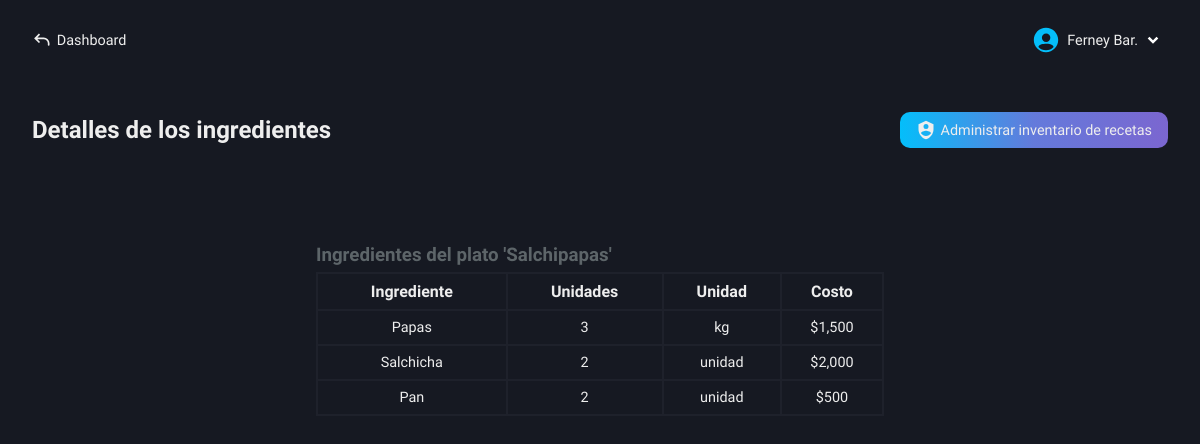
Screenshot of /roles/restaurant/inventory/functions/ingredients-details.php?id=1 (signed in) with the database file from the repository.
### tables this page shows
CREATE TABLE `users` (
  `id` int(11) NOT NULL AUTO_INCREMENT,
  `name` varchar(100) NOT NULL,
  `lastname` varchar(100) NOT NULL,
  `email` varchar(100) NOT NULL,
  `phone_number` varchar(100) NOT NULL,
  `pass` varchar(100) NOT NULL,
  `name_business` varchar(100) NOT NULL,
  `role` varchar(100) NOT NULL,
  PRIMARY KEY (`id`)
);

CREATE TABLE `recipes` (
  `id` int(11) NOT NULL AUTO_INCREMENT,
  `name_dish` varchar(100) NOT NULL,
  `sale_price` decimal(50,0) NOT NULL,
  `prepared_time` varchar(100) NOT NULL,
  PRIMARY KEY (`id`)
);

CREATE TABLE `ingredients_of_dish` (
  `id` int(11) NOT NULL AUTO_INCREMENT,
  `id_dish` int(11) NOT NULL,
  `name_ingredient` varchar(100) NOT NULL,
  `stock_taken` int(11) NOT NULL,
  `unit` varchar(100) NOT NULL,
  `cost` decimal(50,0) NOT NULL,
  PRIMARY KEY (`id`)
);

### roles/restaurant/inventory/functions/ingredients-details.php (the view, shortened to what this page needs)
<!DOCTYPE html>
<html lang="es">
<head>
    <link rel="stylesheet" href="../../../../css/restaurant/invoice-details.css">
    <?php
        include("../../../../conexion.php");
        if (isset($_SESSION['user_id'])) {
            $id_user = $_SESSION['user_id'];
        } else {
            header("Location: ../../../../index.php");
            exit();
        }
        if(isset($_GET['id'])){
            $id_dish = $_GET['id'];
        }
    ?>
</head>
<body>
    <main class="main">
        <nav class="nav-dash">
            <a href="../../../dashboard-restaurant.php" class="go-dash">
                <svg xmlns="http://www.w3.org/2000/svg" width="20" height="20" viewBox="0 0 24 24"><path fill="#eee" d="m4 10l-.707.707L2.586 10l.707-.707zm17 8a1 1 0 1 1-2 0zM8.293 15.707l-5-5l1.414-1.414l5 5zm-5-6.414l5-5l1.414 1.414l-5 5zM4 9h10v2H4zm17 7v2h-2v-2zm-7-7a7 7 0 0 1 7 7h-2a5 5 0 0 0-5-5z"/></svg>
                <p>Dashboard</p>
            </a>
            <div class="user-modal">
                <div class="username">
                    <img src="../../../../svg/people.svg" alt="">
                    <div class="name-down">
                        <?php
                            $queryData = "SELECT name, lastname FROM users WHERE id = $id_user";
                            $result = mysqli_query($conexion, $queryData);
                            $rowData = mysqli_fetch_assoc($result);
                            echo "<p class='name'>" . $rowData['name'] . ' ' . substr($rowData['lastname'], 0, 3) . ".</p>";
                        ?>
                        <img src="../../../../svg/down-arrow.svg" alt="">
                    </div>
                </div>
        </nav>
        <section class="sect-details" id="hidden-modal">
            <div class="view-details">
                <div class="tlt-button">
                    <h2 class="tlt-function">Detalles de los ingredientes</h2>
                    <a href="../recipe-inventory.php" class="btn-details bg-btn">
                        <svg xmlns="http://www.w3.org/2000/svg" width="20" height="20" viewBox="0 0 24 24"><path fill="#eee" d="M12 1L3 5v6c0 5.55 3.84 10.74 9 12c5.16-1.26 9-6.45 9-12V5Zm0 3.9a3 3 0 1 1-3 3a3 3 0 0 1 3-3m0 7.9c2 0 6 1.09 6 3.08a7.2 7.2 0 0 1-12 0c0-1.99 4-3.08 6-3.08"/></svg>
                        <p>Administrar inventario de recetas</p>
                    </a>
                </div>
                <div class="content-table">
                    <div class="tlt-info">
                        <?php
                            $queryDish = "SELECT name_dish FROM recipes WHERE id = $id_dish";
                            $resultDish = mysqli_query($conexion, $queryDish);
                            $rowDish = mysqli_fetch_array($resultDish);
                            echo "<h3>Ingredientes del plato '" . ucfirst($rowDish['name_dish']) . "'</h3>";
                        ?>
                    </div>
                    <table>
                        <tr>
                            <th>Ingrediente</th>
                            <th>Unidades</th>
                            <th>Unidad</th>
                            <th>Costo</th>
                        </tr>
                        <?php
                            $queryDetails = "SELECT * FROM ingredients_of_dish WHERE id_dish = $id_dish";
                            $resultDetails = mysqli_query($conexion, $queryDetails);
                            if($resultDetails -> num_rows > 0) {
                                while ($row = mysqli_fetch_assoc($resultDetails)){
                                    echo "<tr>
                                            <td>" . ucfirst($row['name_ingredient']) . "</td>
                                            <td>" . $row['stock_taken'] . "</td>
                                            <td>" . $row['unit'] . "</td>
                                            <td>$" . number_format($row['cost'], 0) . "</td>
                                          </tr>";
                                }
                            } else {
                                echo "<tr>
                                        <td colspan='4'>No hay ingredientes agregados</td>
                                     </tr>";
                            }
                        ?>
                    </table>
                </div>
            </div>
        </section>
    </main>
</body>
</html>

### css/restaurant/invoice-details.css (style rules this page uses)
.main { display: grid; grid-template-columns: 1fr; grid-template-rows: 80px 1fr; height: 100vh; background-color: var(--color-dark-blue-gray); }
.sect-details { grid-column: 1 / 2; grid-row: 2 / 3; padding: 2rem; box-sizing: border-box; }
.view-details { display: flex; flex-direction: column; gap: 3rem; }
.tlt-button { display: flex; align-items: center; justify-content: space-between; }
.btn-details { display: flex; align-items: center; gap: .3rem; padding: .5rem 1rem; border-radius: 10px; font-size: .9rem; text-decoration: none; }
.content-table { margin-top: 3rem; }
table, th, td { border: 2px solid var(--color-slate-gray); border-collapse: collapse; }
table { width: 50%; margin: auto; }
th, td { padding: .5rem 0; text-align: center; }
td { font-size: .9rem; font-weight: 300; }
.tlt-info { width: 50%; margin: auto auto .4rem auto; }
.tlt-info h3 { color: #5d6569; }

### css/base-nav-dash.css (style rules this page uses)
* { color: #eee; }
.nav-dash { grid-column: 1 / 2; grid-row: 1 / 2; display: flex; align-items: center; justify-content: space-between; padding: 0 2rem; box-sizing: border-box; user-select: none; }
.username { display: flex; align-items: center; gap: .4rem; cursor: pointer; }
.name-down { display: flex; align-items: center; }
.name-down .name { color: #eee; font-size: .9rem; }
.go-dash { display: flex; align-items: center; gap: .3rem; text-decoration: none; }
.go-dash p { font-size: .9rem; color: #eee; }

### css/base-btn-bd.css (style rules this page uses)
.bg-btn { background: linear-gradient( 90deg, #04BEFA, #647adb, #7b66d0, #9554c9, #04BEFA ); background-size: 200%; animation: gradient-move 5s infinite; transition: transform 0.2s, box-shadow 0.2s; }

### rows the page displays
users: name "Ferney", lastname "Bar"
recipes: name_dish "Salchipapas"
ingredients_of_dish: name_ingredient "Papas", stock_taken "3", unit "kg", cost "1,500"
ingredients_of_dish: name_ingredient "Salchicha", stock_taken "2", unit "unidad", cost "2,000"
ingredients_of_dish: name_ingredient "Pan", stock_taken "2", unit "unidad", cost "500"
